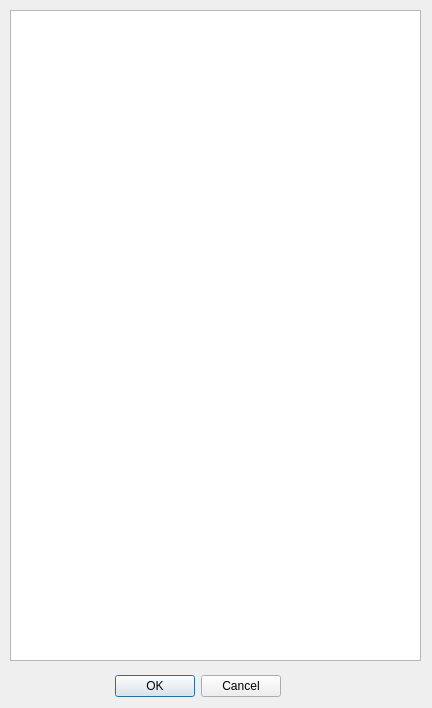
<?xml version="1.0" encoding="UTF-8"?>
<ui version="4.0">
 <class>ListDialog</class>
 <widget class="QDialog" name="ListDialog">
  <property name="geometry">
   <rect>
    <x>0</x>
    <y>0</y>
    <width>432</width>
    <height>708</height>
   </rect>
  </property>
  <property name="windowTitle">
   <string>Dialog</string>
  </property>
  <widget class="QDialogButtonBox" name="buttonBox">
   <property name="geometry">
    <rect>
     <x>90</x>
     <y>670</y>
     <width>191</width>
     <height>32</height>
    </rect>
   </property>
   <property name="orientation">
    <enum>Qt::Horizontal</enum>
   </property>
   <property name="standardButtons">
    <set>QDialogButtonBox::Cancel|QDialogButtonBox::Ok</set>
   </property>
  </widget>
  <widget class="QListWidget" name="mylist">
   <property name="geometry">
    <rect>
     <x>10</x>
     <y>10</y>
     <width>411</width>
     <height>651</height>
    </rect>
   </property>
  </widget>
 </widget>
 <resources/>
 <connections>
  <connection>
   <sender>buttonBox</sender>
   <signal>accepted()</signal>
   <receiver>ListDialog</receiver>
   <slot>accept()</slot>
   <hints>
    <hint type="sourcelabel">
     <x>248</x>
     <y>254</y>
    </hint>
    <hint type="destinationlabel">
     <x>157</x>
     <y>274</y>
    </hint>
   </hints>
  </connection>
  <connection>
   <sender>buttonBox</sender>
   <signal>rejected()</signal>
   <receiver>ListDialog</receiver>
   <slot>reject()</slot>
   <hints>
    <hint type="sourcelabel">
     <x>316</x>
     <y>260</y>
    </hint>
    <hint type="destinationlabel">
     <x>286</x>
     <y>274</y>
    </hint>
   </hints>
  </connection>
 </connections>
</ui>
